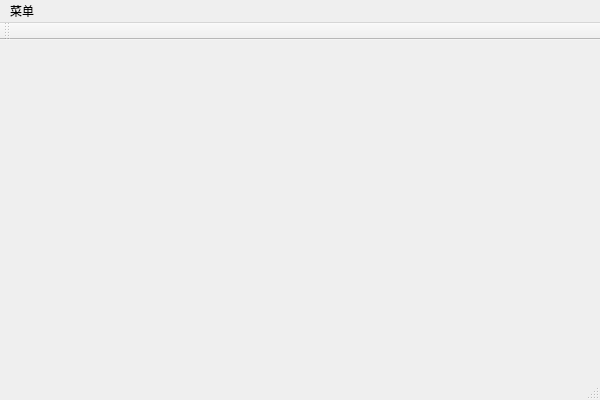
<?xml version="1.0" encoding="UTF-8"?>
<ui version="4.0">
 <class>QtPocoApplicationClass</class>
 <widget class="QMainWindow" name="QtPocoApplicationClass">
  <property name="geometry">
   <rect>
    <x>0</x>
    <y>0</y>
    <width>600</width>
    <height>400</height>
   </rect>
  </property>
  <property name="windowTitle">
   <string>QtPocoApplication</string>
  </property>
  <widget class="QWidget" name="centralWidget"/>
  <widget class="QMenuBar" name="menuBar">
   <property name="geometry">
    <rect>
     <x>0</x>
     <y>0</y>
     <width>600</width>
     <height>23</height>
    </rect>
   </property>
   <widget class="QMenu" name="menu">
    <property name="title">
     <string>菜单</string>
    </property>
    <addaction name="actionOpen"/>
    <addaction name="actionClose"/>
    <addaction name="actionNotify"/>
    <addaction name="actionQuitApp"/>
   </widget>
   <addaction name="menu"/>
  </widget>
  <widget class="QToolBar" name="mainToolBar">
   <attribute name="toolBarArea">
    <enum>TopToolBarArea</enum>
   </attribute>
   <attribute name="toolBarBreak">
    <bool>false</bool>
   </attribute>
  </widget>
  <widget class="QStatusBar" name="statusBar"/>
  <action name="actionOpen">
   <property name="text">
    <string>打开</string>
   </property>
  </action>
  <action name="actionClose">
   <property name="text">
    <string>关闭</string>
   </property>
  </action>
  <action name="actionNotify">
   <property name="text">
    <string>通知</string>
   </property>
  </action>
  <action name="actionQuitApp">
   <property name="text">
    <string>退出程序</string>
   </property>
  </action>
 </widget>
 <layoutdefault spacing="6" margin="11"/>
 <resources>
  <include location="QtPocoApplication.qrc"/>
 </resources>
 <connections/>
</ui>
